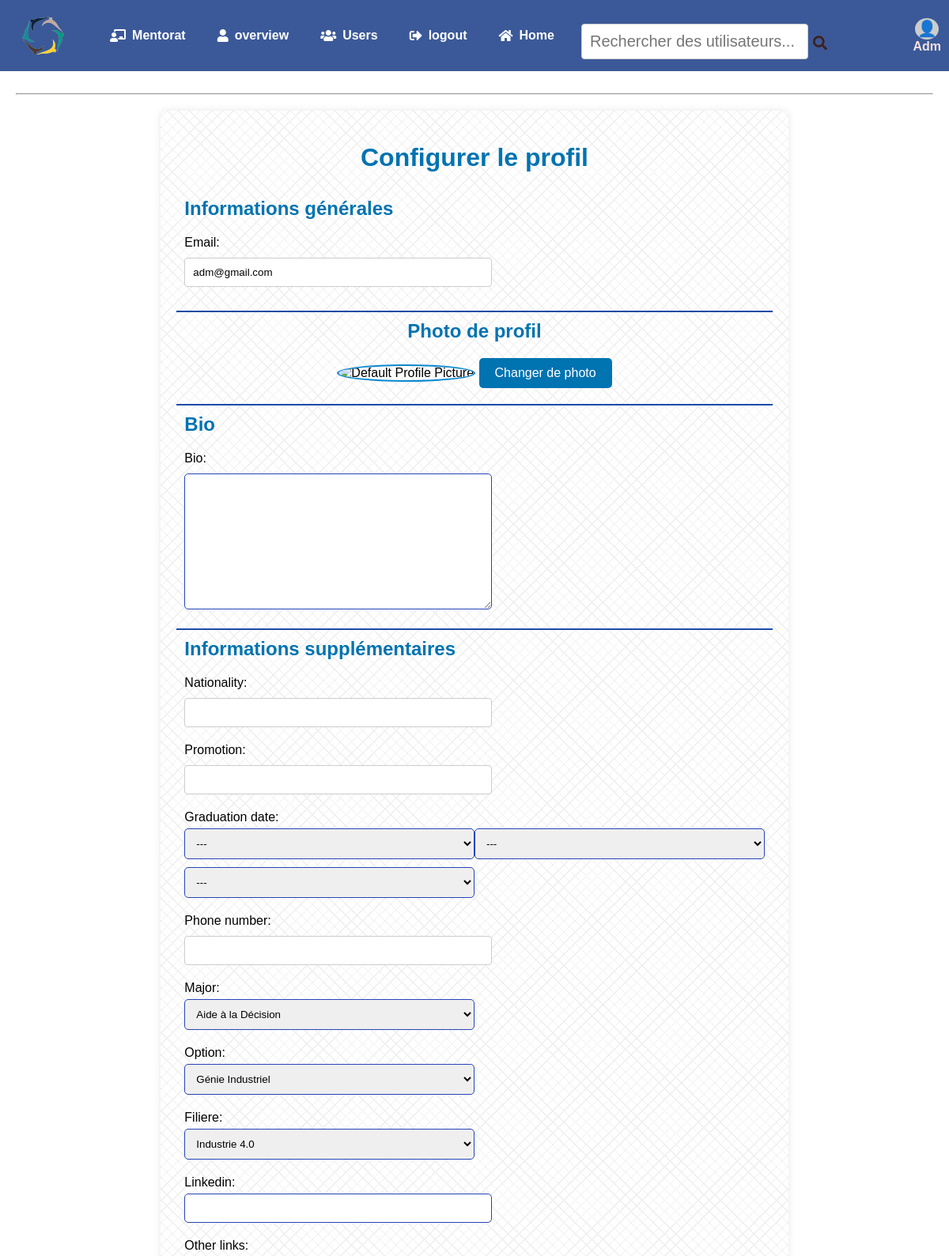
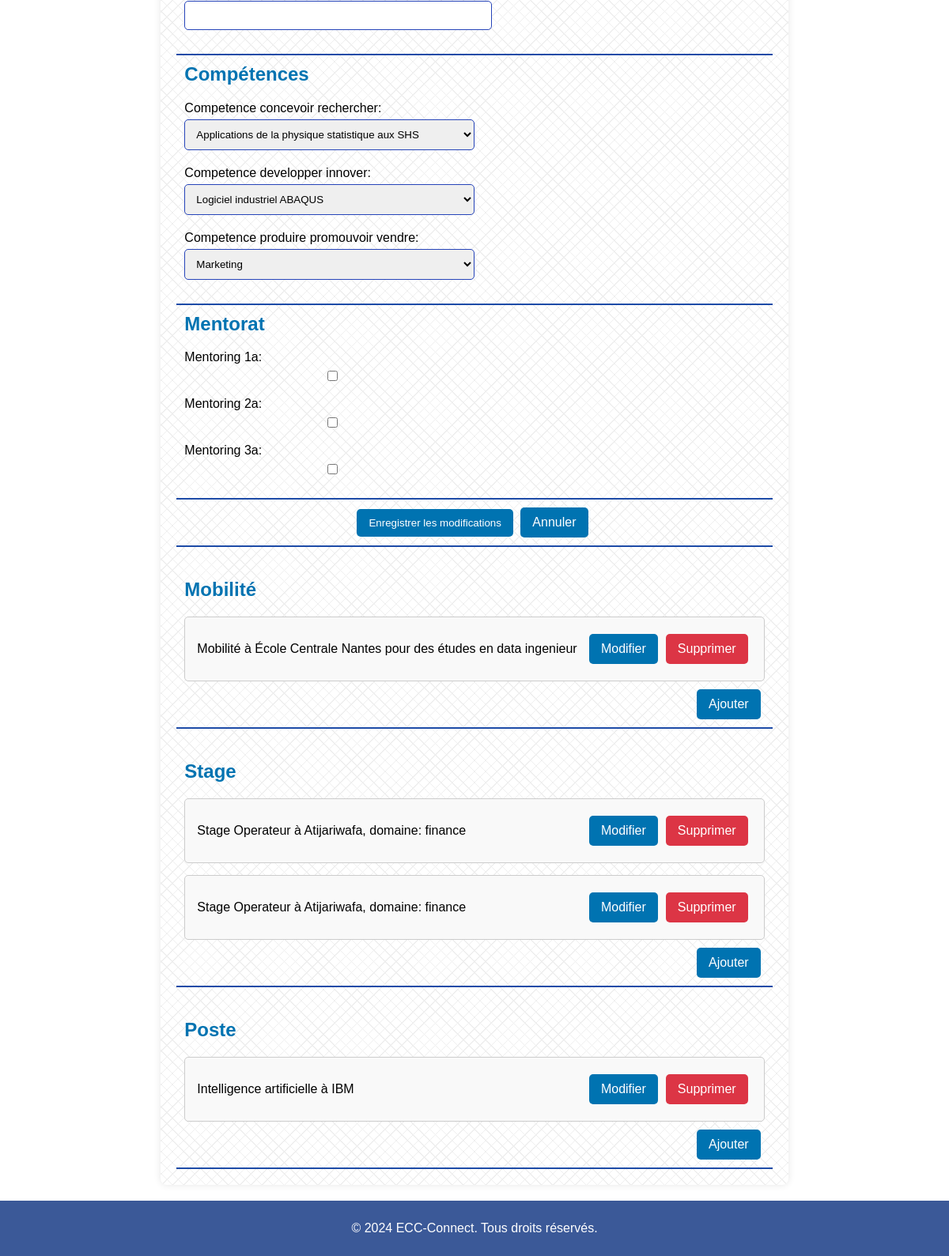
Screenshot of /n/profiles/ (signed in) with the database file from the repository (2 pictures, top to bottom).
### network/models.py (models this page shows, shortened)
class User(AbstractUser):
    profile_pic = models.ImageField(upload_to='profile_pic/', blank=True, null=True)
    bio = models.TextField(max_length=160, blank=True, null=True)
    cover = models.ImageField(upload_to='covers/', blank=True, null=True)
    user_group = models.CharField(max_length=10,blank=True, null=True)  # Alumni ou Eleve
    nationality = models.CharField(max_length=100, blank=True, null=True)
    promotion = models.CharField(max_length=10, blank=True, null=True)
    graduation_date = models.DateField(blank=True, null=True)
    phone_number = models.CharField(max_length=15, blank=True, null=True)
    major = models.CharField(max_length=50, choices=[
        ('Aide à la Décision', 'Aide à la Décision'),
        ('Énergie', 'Énergie'),
        ('Matériau', 'Matériau'),
        ('Industrie', 'Industrie')
    ], blank=True, null=True)
    option = models.CharField(max_length=50, choices=[
        ('Génie Industriel', 'Génie Industriel'),
        ('Data Science et Digitalisation', 'Data Science et Digitalisation'),
        ('Énergie', 'Énergie')
    ], blank=True, null=True)
    filiere = models.CharField(max_length=100, choices=[
        ('Industrie 4.0', 'Industrie 4.0'),
        ('Ingénierie des Systèmes Complexes', 'Ingénierie des Systèmes Complexes'),
        ('Entreprendre en Afrique', 'Entreprendre en Afrique')
    ], blank=True, null=True)
    email = models.EmailField(blank=True, null=True)
    mentoring_1A = models.BooleanField(default=False)
    mentoring_2A = models.BooleanField(default=False)
    mentoring_3A = models.BooleanField(default=False)
    linkedin = models.URLField(blank=True, null=True)
    other_links = models.URLField(blank=True, null=True)

class Mobilite(models.Model):
    user = models.ForeignKey(User, on_delete=models.CASCADE, related_name='mobilites', default=1)
    ecole = models.CharField(max_length=100, default='Inconnu')
    filiere = models.CharField(max_length=100, default='Inconnu')
    date_created = models.DateTimeField(default=timezone.now)
    date_updated = models.DateTimeField(default=timezone.now)

class Stage(models.Model):
    user = models.ForeignKey(User, on_delete=models.CASCADE, related_name='stages', default=1)
    domaine = models.CharField(max_length=100, default='Inconnu')
    entreprise = models.CharField(max_length=100, default='Inconnu')
    theme = models.CharField(max_length=200, default='Inconnu')
    annee = models.PositiveIntegerField(default=2024)
    type_stage = models.CharField(max_length=50, choices=[
        ('PFE', 'PFE'),
        ('Cesure', 'Césure'),
        ('Operateur', 'Opérateur'),
        ('Academique', 'Académique')
    ], default='PFE')
    date_created = models.DateTimeField(default=timezone.now)
    date_updated = models.DateTimeField(default=timezone.now)

class Poste(models.Model):
    user = models.ForeignKey(User, on_delete=models.CASCADE, related_name='postes', default=1)
    entreprise = models.CharField(max_length=100, default='Inconnu')
    domaine = models.CharField(max_length=100, default='Inconnu')
    poste_occupe = models.CharField(max_length=100, default='Inconnu')
    date_created = models.DateTimeField(default=timezone.now)
    date_updated = models.DateTimeField(default=timezone.now)

### network/views.py (the view, shortened to what this page needs)
# urls.py: path('n/profiles/', views.profile_view, name='profile_view'),
@login_required
def profile_view(request):
    user = request.user
    if request.method == 'POST':
        form = ProfileForm(request.POST, request.FILES, instance=user)
        if form.is_valid():
            user = form.save(commit=False)
            user.save()
            Electif.objects.filter(user=user).delete()
            if form.cleaned_data['competence_concevoir_rechercher']:
                Electif.objects.create(user=user, type='concevoir_rechercher', competence=form.cleaned_data['competence_concevoir_rechercher'])
            if form.cleaned_data['competence_developper_innover']:
                Electif.objects.create(user=user, type='developper_innover', competence=form.cleaned_data['competence_developper_innover'])
            if form.cleaned_data['competence_produire_promouvoir_vendre']:
                Electif.objects.create(user=user, type='produire_promouvoir_vendre', competence=form.cleaned_data['competence_produire_promouvoir_vendre'])
            messages.success(request, 'Votre profil a été mis à jour avec succès!')
            return redirect('profile')
    else:
        form = ProfileForm(instance=user)
        user_electifs = Electif.objects.filter(user=user)
        initial_data = {}
        form.initial.update(initial_data)
    stages = Stage.objects.filter(user=user)
    postes = Poste.objects.filter(user=user)
    mobilites = Mobilite.objects.filter(user=user)
    return render(request, 'network/profiles.html', {
        'form': form,
        'stages': stages,
        'postes': postes,
        'mobilites': mobilites,
    })

### network/templates/network/profiles.html (shortened to what this page needs)
{% extends "network/indexx.html" %}
{% load static %}
{% block content %}
<div class="config-container">
    <div class="config-header">
        <h1>Configurer le profil</h1>
    </div>
    <form method="post" enctype="multipart/form-data">
        <div class="config-section">
            <h2>Informations générales</h2>
            <div class="config-subsection">
                {{ form.email.label_tag }}{{ form.email }}
            </div>
        </div>
        <div class="config-section config-profile-pic">
            <h2>Photo de profil</h2>
            {% if user.profile_pic and user.profile_pic.url %}
                <img src="{{ user.profile_pic.url }}" alt="config-Profile Picture" width="150" height="150">
            {% else %}
                <img src="{% static 'Images/default_profile_pic.jpg' %}" alt="Default Profile Picture" width="150" height="150">
            {% endif %}
            <label for="id_profile_pic" class="upload-label">Changer de photo</label>
        </div>
        <div class="config-section">
            <h2>Bio</h2>
            {{ form.bio.label_tag }}{{ form.bio }}
        </div>
        <div class="config-section">
            <h2>Informations supplémentaires</h2>
            <div class="config-subsection">
                {{ form.nationality.label_tag }}{{ form.nationality }}
                {{ form.promotion.label_tag }}{{ form.promotion }}
                {{ form.graduation_date.label_tag }}{{ form.graduation_date }}
                {{ form.phone_number.label_tag }}{{ form.phone_number }}
                {{ form.major.label_tag }}{{ form.major }}
                {{ form.option.label_tag }}{{ form.option }}
                {{ form.filiere.label_tag }}{{ form.filiere }}
            </div>
            <div class="config-subsection">
                {{ form.linkedin.label_tag }}{{ form.linkedin }}
                {{ form.other_links.label_tag }}{{ form.other_links }}
            </div>
        </div>
        <div class="config-section">
            <h2>Compétences</h2>
            <div class="config-subsection">
                {{ form.competence_concevoir_rechercher.label_tag }}{{ form.competence_concevoir_rechercher }}
                {{ form.competence_developper_innover.label_tag }}{{ form.competence_developper_innover }}
                {{ form.competence_produire_promouvoir_vendre.label_tag }}{{ form.competence_produire_promouvoir_vendre }}
            </div>
        </div>
        <div class="config-section">
            <h2>Mentorat</h2>
            <div class="config-subsection">
                {{ form.mentoring_1A.label_tag }}{{ form.mentoring_1A }}
                {{ form.mentoring_2A.label_tag }}{{ form.mentoring_2A }}
                {{ form.mentoring_3A.label_tag }}{{ form.mentoring_3A }}
            </div>
        </div>
        <div class="config-section" style="text-align: center;">
            <button class="config-form-button" type="submit">Enregistrer les modifications</button>
            <a href="{% url 'profile_view' %}" class="config-form-button">Annuler</a>
        </div>
    </form>
    <div id="config-mobilite-section" class="config-section">
        <h2>Mobilité</h2>
        <div id="config-mobilite-list" class="config-list">
            {% for mobilite in mobilites %}
                <div class="config-item">
                    <p>Mobilité à {{ mobilite.ecole }} pour des études en {{ mobilite.filiere }}</p>
                    <div class="config-actions">
                        <a href="{% url 'update_mobilite' mobilite.id %}" class="config-btn">Modifier</a>
                        <a href="{% url 'delete_mobilite' mobilite.id %}" class="config-btn config-btn-delete">Supprimer</a>
                    </div>
                </div>
            {% endfor %}
        </div>
        <div class="config-button-container">
            <a href="{% url 'add_mobilite' %}" class="config-btn-add">Ajouter</a>
        </div>
    </div>
    <div id="config-stage-section" class="config-section">
        <h2>Stage</h2>
        <div id="config-stage-list" class="config-list">
            {% for stage in stages %}
                <div class="config-item">
                    <p>Stage {{ stage.type_stage }} à {{ stage.entreprise }}, domaine: {{ stage.domaine }}</p>
                    <div class="config-actions">
                        <a href="{% url 'update_stage' stage.id %}" class="config-btn">Modifier</a>
                        <a href="{% url 'delete_stage' stage.id %}" class="config-btn config-btn-delete">Supprimer</a>
                    </div>
                </div>
            {% endfor %}
        </div>
        <div class="config-button-container">
            <a href="{% url 'add_stage' %}" class="config-btn-add">Ajouter</a>
        </div>
    </div>
    <div id="config-poste-section" class="config-section">
        <h2>Poste</h2>
        <div id="config-poste-list" class="config-list">
            {% for poste in postes %}
                <div class="config-item">
                    <p>{{ poste.domaine }} à {{ poste.entreprise }}</p>
                    <div class="config-actions">
                        <a href="{% url 'update_poste' poste.id %}" class="config-btn">Modifier</a>
                        <a href="{% url 'delete_poste' poste.id %}" class="config-btn config-btn-delete">Supprimer</a>
                    </div>
                </div>
            {% endfor %}
        </div>
        <div class="config-button-container">
            <a href="{% url 'add_poste' %}" class="config-btn-add">Ajouter</a>
        </div>
    </div>
  </div>
</div>
{% endblock %}

### network/templates/network/indexx.html (shortened to what this page needs)
{% load static %}
<!DOCTYPE html>
<html lang="fr">
<head>
    <link rel="stylesheet" href="{% static 'network/styles.css' %}">
    <link rel="stylesheet" href="https://cdnjs.cloudflare.com/ajax/libs/font-awesome/5.15.4/css/all.min.css">
</head>
<body>
    <header>
        {% if user.is_authenticated %}
        <div class="logo-container">
            <img src="{% static 'network/Images/B.png' %}" alt="Logo" class="logo">
        </div>
        <ul class="nav-head">
            <ul class="menu">
                <li><a href="{% url 'mentoring' %}"><i class="fas fa-chalkboard-teacher"></i> Mentorat</a></li>
                <li><a href="{% url 'overview' %}"><i class="fas fa-user"></i>overview</a></li>
                <li><a href="{% url 'users_list' %}"><i class="fas fa-users"></i>Users</a></li>
                <li><a href="{% url 'logout' %}"><i class="fas fa-sign-out-alt"></i> logout</a></li>
                <li><a href="{% url 'indexx' %}"><i class="fas fa-home"></i> Home</a></li>
            </ul>
            <li class="nav-item search-container">
                <form method="GET" action="{% url 'search' %}" class="search-form">
                    <div class="search-div">
                        <input type="text" name="q" id="search-input" placeholder="Rechercher des utilisateurs..." aria-label="Recherche des utilisateurs" class="search-input">
                        <button type="submit" class="search-icon"><i class="fas fa-search"></i></button>
                    </div>
                </form>
            </li>
            {% endif %}
            {% if user.is_authenticated %}
            <li class="nav-profile">
                <a href="{% url 'profile_view' %}" class="nav-link">
                    <div class="profile-info">
                        {% if user.profile_pic %}
                            <img src="{{ user.profile_pic.url }}" alt="{{ user.username }}" class="profile-pic">
                        {% else %}
                            <div class="profile-icon">👤</div>
                        {% endif %}
                        <span class="username">{{ user.username }}</span>
                    </div>
                </a>
            </li>
            {% endif %}
        </ul>
    </header>
    <div class="container">
        <main class="main-content" id="main-content">
            <hr>
            <div id="dynamic-content">
                {% block content %}
                {% endblock %}
            </div>
    <footer>
        <p>&copy; 2024  ECC-Connect. Tous droits réservés.</p>
    </footer>
</body>
</html>

### rows the page displays
User: username "Adm", email "adm@gmail.com", major "Aide à la Décision", option "Génie Industriel", filiere "Industrie 4.0"
Mobilite: ecole "École Centrale Nantes", filiere "data ingenieur"
Stage: type_stage "Operateur", entreprise "Atijariwafa", domaine "finance"
Stage: type_stage "Operateur", entreprise "Atijariwafa", domaine "finance"
Poste: domaine "Intelligence artificielle", entreprise "IBM"
